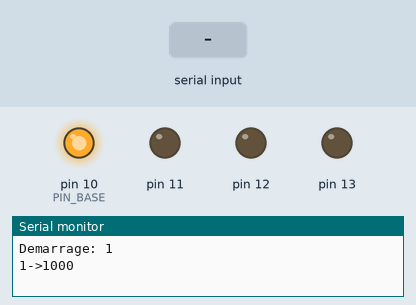
This sketch was run on a simulated Arduino Uno, built with avr-gcc and run on an emulated ATmega328P. Shown: output pins drawn as LEDs (lit = HIGH), the last lines printed to the serial monitor. The inputs (shaded band) are chosen by the test bench.

Above: at 1.2 s.
1.3 s: byte 30 received over Serial
At 1.6 s:
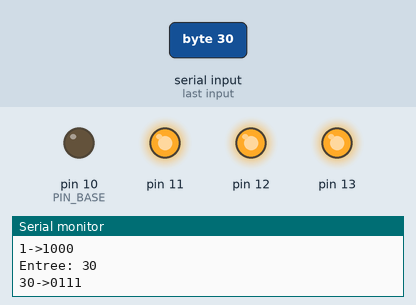
2.8 s: byte 90 received over Serial
At 3.9 s:
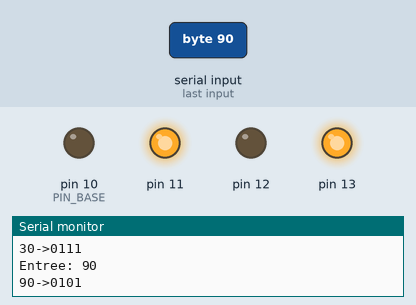
4.3 s: byte 120 received over Serial
At 5.1 s:
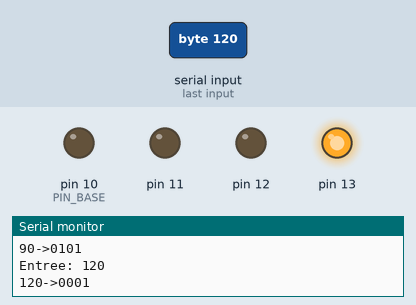
Timing chart, 0 to 7.3 s (numbered marks = the images above; inputs shaded):
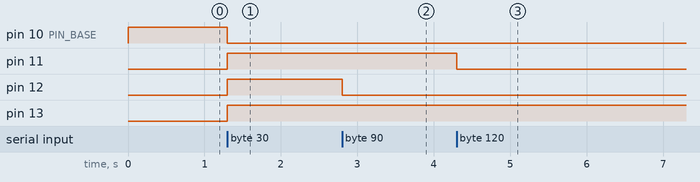

Measured:
- after the input at 1.3 s, pin 10 (PIN_BASE): HIGH → LOW at once; pin 11–13: LOW → HIGH at once
- after the input at 2.8 s, pin 12: HIGH → LOW at once
- after the input at 4.3 s, pin 11: HIGH → LOW at once

The sketch:

Univac.ino
```cpp
// Programme Univac
// Compte en base 2 et allume les LED correspondantes


byte NOMBRE_DE_LEDS = 4;
byte PIN_BASE = 10;
byte octet = 1;

// Cette partie n'est faite qu'une fois quand on appuie sur le bouton RESET de l'Arduino
void setup () {
  for (byte i=0; i<NOMBRE_DE_LEDS; i++) {
    pinMode (PIN_BASE + i, OUTPUT);
  }
  Serial.begin(9600);

  Serial.print("Demarrage: ");
  Serial.println(octet, DEC);
  afficheUnNombre(octet); // indique un nombre entre 0 et 15
}

// Cette partie est faite en boucle tant que l'on n'arrete pas l'arduino

void loop() {

    // send data only when you receive data:
    if (Serial.available() > 0) {
            // read the incoming byte:
            octet = Serial.read();

            // say what you got:
            Serial.print("Entree: ");
            Serial.println(octet, DEC);
            afficheUnNombre(octet);
    }
}

void afficheUnNombre(int unNombre) {
  Serial.print(unNombre, DEC);
  Serial.print("->");
  for (int i=0; i<NOMBRE_DE_LEDS; i++) {
    byte bit = bitRead(unNombre, i);
    Serial.print(bit);
    digitalWrite(PIN_BASE + i, bit * HIGH);
  }
  Serial.print('\n'); // avoir une nouvelle ligne
}
```
